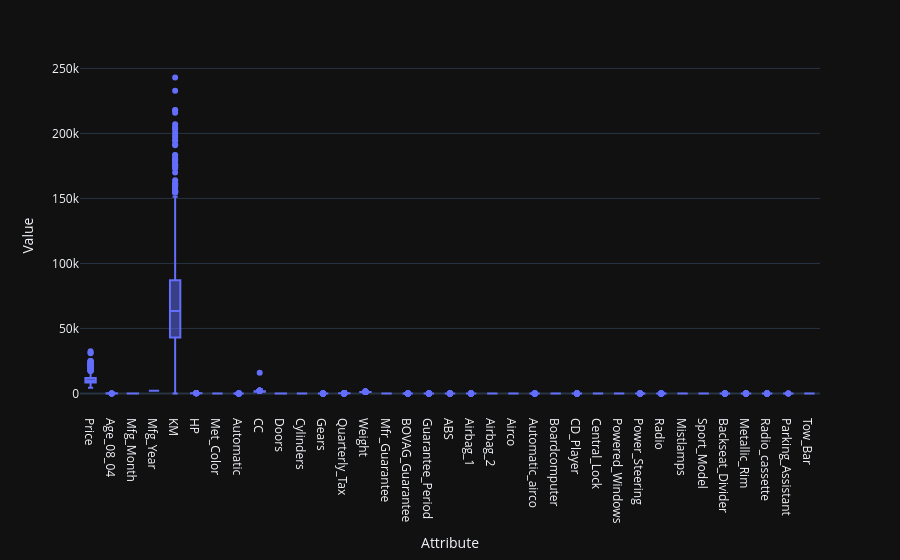

The code cell stored with this chart in its notebook:
### Markdown cell above
Графики:

### Code cell
df_melted = df.select_dtypes(include=['int64', 'float64']).melt(var_name='Attribute', value_name='Value')
fig = px.box(
    df_melted,
    x='Attribute',
    y='Value',
    template='plotly_dark'
)

fig.show()

### Figure 1 — Plotly figure (JSON) as saved in the notebook; plotly's stock layout.template omitted (floating-point values rounded to 4 significant figures; data arrays with more than 128 entries replaced by an {"elided": "..."} marker saying what was removed)
{"data": [{"alignmentgroup": "True", "hovertemplate": "Attribute=%{x}<br>Value=%{y}<extra></extra>", "legendgroup": "", "marker": {"color": "#636efa"}, "name": "", "notched": false, "offsetgroup": "", "orientation": "v", "showlegend": false, "type": "box", "x": {"elided": "50260 str values"}, "x0": " ", "xaxis": "x", "y": {"elided": "50260 int values"}, "y0": " ", "yaxis": "y"}], "layout": {"boxmode": "group", "legend": {"tracegroupgap": 0}, "margin": {"t": 60}, "xaxis": {"anchor": "y", "domain": [0, 1], "title": {"text": "Attribute"}}, "yaxis": {"anchor": "x", "domain": [0, 1], "title": {"text": "Value"}}}}
